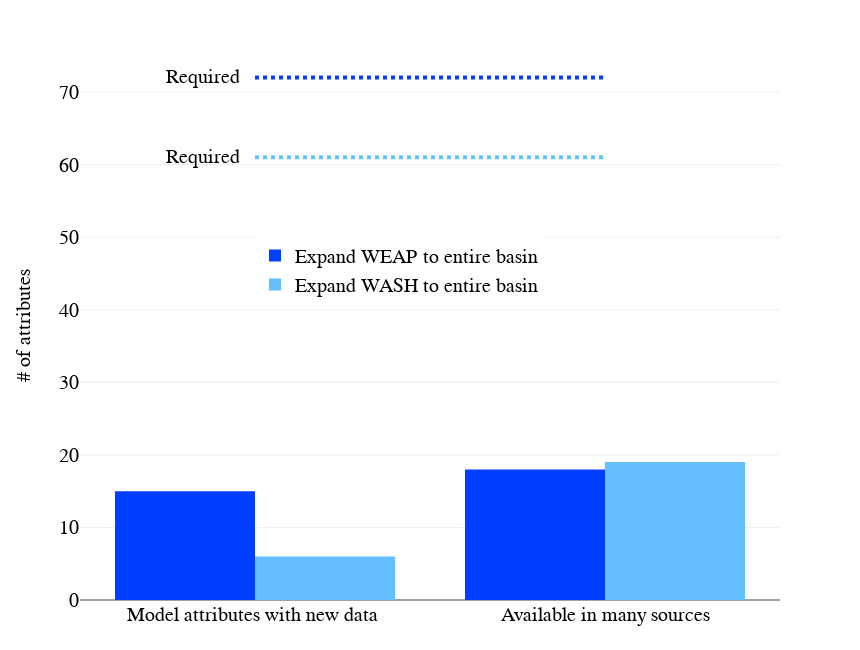

The notebook cell this image was saved under:
### Markdown cell above
# Plot needed and available data for WEAP and WASH  

**Bonus plot not reported in the WaMDaM paper**

### Code cell
# Use Plotly 

WEAP_bars = go.Bar(
    x=['Model attributes with new data ', 'Available in many sources'],
    y=Y_values_WEAP,
    name='Expand WEAP to entire basin',
    marker=dict(
        color='#003FFF'),
)


WASH_bars = go.Bar(
    x=['Model attributes with new data ', 'Available in many sources'],
    y=Y_values_WASH,
    name='Expand WASH to entire basin',
    marker=dict(
        color='#65BFFF'))

data = [WEAP_bars, WASH_bars]

print Y_values_WEAP
# horizontal line data required 
WEAPHo = go.Scatter(
    x=['Model attributes with new data ', 'Available in many sources'],
    y=[Count_req_Att_WEAP, Count_req_Att_WEAP],
    mode='lines',
        name='WEAP',
#     hoverinfo='dry',
    showlegend=False,
    line=dict(
        shape='vh',
        width=4,
        dash = 'dot',
        color = '#003FFF'
            )
                    )
data.append(WEAPHo)
#
# horizontal line data required 
WASHHo = go.Scatter(
    x=['Model attributes with new data ', 'Available in many sources'],
    y=[Count_req_Att_WASH, Count_req_Att_WASH],
    mode='lines',
        name='WASH',
#     hoverinfo='dry',
    showlegend=False,
    line=dict(
        shape='vh',
        width=4,
        dash = 'dot',
        color = '#65BFFF'
            )
                    )
data.append(WASHHo)




Count_req_Att_WASH

layout = go.Layout(
    barmode='group',
    
    legend=dict(
        x=0.25,
        y=0.6,orientation="v"),
    
    annotations=[
        dict(
            x=-0.15,
            y=Count_req_Att_WEAP,
            text='Required',
            showarrow=False,

        ),
        dict(
            x=-0.15,
            y=Count_req_Att_WASH,
            text='Required',
            showarrow=False,

        )
    ],
    
    xaxis=dict(
        tickfont=dict(
            size=20,
           color='#000000',family='arial'
        )
    ),
    yaxis=dict(
        title='# of attributes',
        titlefont=dict(
            size=20,
           color='#000000',family='arial'
        ),
        tickfont=dict(
            size=20,
            color='#000000',family='arial'
        )
    ),    
     autosize=False,
    width=860,
    height=650,
        margin=dict(
         b=50,t=50), 
font=dict(size=20,family='arial',color='#000000'),

)

fig = {
    'data': data,
    'layout': layout,}


# plotly.offline.iplot(fig,filename = 'UseCase1b.html',image='png')
plotly.offline.iplot(fig,filename = 'UseCase1b.html')


###########################################################################################################
# Have you encounterd the messages below?
# ----------------------------------------------
# Javascript error adding output!
# ReferenceError: Plotly is not defined
# See your browser Javascript console for more details.
# ----------------------------------------------

# Do the follwoing:

# Kernel -> Restart -> Clear all outputs and restart
# Save
# Close browser
# Open browser and run again

print "the plot is generated"

### Figure 1 — Plotly figure (JSON) as saved in the notebook; plotly's stock layout.template omitted (floating-point values rounded to 4 significant figures)
{"data": [{"marker": {"color": "#003FFF"}, "name": "Expand WEAP to entire basin", "type": "bar", "x": ["Model attributes with new data ", "Available in many sources"], "y": [15, 18]}, {"marker": {"color": "#65BFFF"}, "name": "Expand WASH to entire basin", "type": "bar", "x": ["Model attributes with new data ", "Available in many sources"], "y": [6, 19]}, {"line": {"color": "#003FFF", "dash": "dot", "shape": "vh", "width": 4}, "mode": "lines", "name": "WEAP", "showlegend": false, "type": "scatter", "x": ["Model attributes with new data ", "Available in many sources"], "y": [72, 72]}, {"line": {"color": "#65BFFF", "dash": "dot", "shape": "vh", "width": 4}, "mode": "lines", "name": "WASH", "showlegend": false, "type": "scatter", "x": ["Model attributes with new data ", "Available in many sources"], "y": [61, 61]}], "layout": {"annotations": [{"showarrow": false, "text": "Required", "x": -0.15, "y": 72}, {"showarrow": false, "text": "Required", "x": -0.15, "y": 61}], "autosize": false, "barmode": "group", "font": {"color": "#000000", "family": "arial", "size": 20}, "height": 650, "legend": {"orientation": "v", "x": 0.25, "y": 0.6}, "margin": {"b": 50, "t": 50}, "width": 860, "xaxis": {"tickfont": {"color": "#000000", "family": "arial", "size": 20}}, "yaxis": {"tickfont": {"color": "#000000", "family": "arial", "size": 20}, "title": "# of attributes", "titlefont": {"color": "#000000", "family": "arial", "size": 20}}}}
